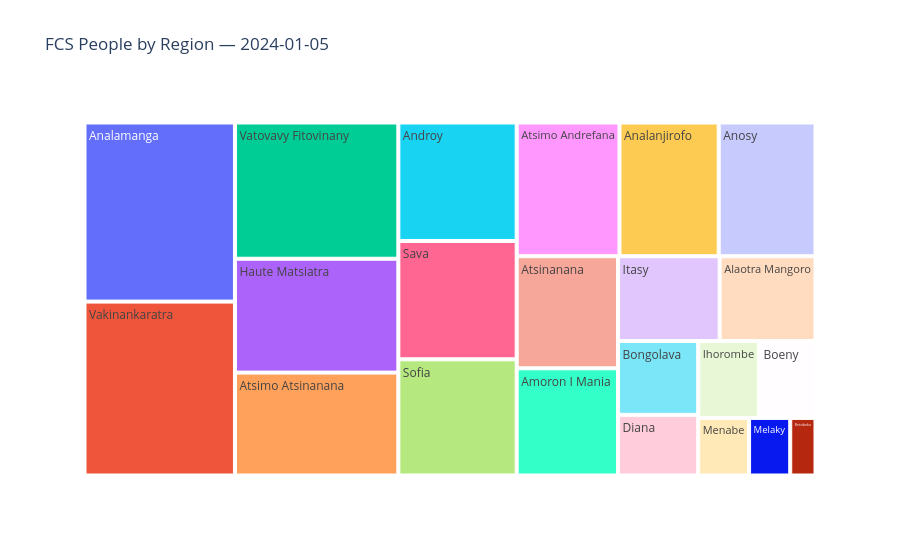

The cell this chart's notebook holds for it:
### Code cell
def visualize_treemap_snapshot(df, date, region_col, value_col, title):
    """
    Create treemap showing regional distribution at a specific date
    Input: df (dataframe), date (str), region_col (str), value_col (str), title (str)
    Output: Plotly figure
    """
    df_date = df[df["date"] == date]
    fig = px.treemap(df_date, path=[region_col], values=value_col, title=title)
    return fig

date = "2024-01-05"
fig = visualize_treemap_snapshot(
    grouped,
    date=date,
    region_col="adminone",
    value_col="fcs people",
    title=f"FCS People by Region — {date}")

fig.show()

### Figure 1 — Plotly figure (JSON) as saved in the notebook; plotly's stock layout.template omitted (floating-point values rounded to 4 significant figures)
{"data": [{"branchvalues": "total", "domain": {"x": [0, 1], "y": [0, 1]}, "hovertemplate": "labels=%{label}<br>fcs people=%{value}<br>parent=%{parent}<br>id=%{id}<extra></extra>", "ids": ["Alaotra Mangoro", "Amoron I Mania", "Analamanga", "Analanjirofo", "Androy", "Anosy", "Atsimo Andrefana", "Atsimo Atsinanana", "Atsinanana", "Betsiboka", "Boeny", "Bongolava", "Diana", "Haute Matsiatra", "Ihorombe", "Itasy", "Melaky", "Menabe", "Sava", "Sofia", "Vakinankaratra", "Vatovavy Fitovinany"], "labels": ["Alaotra Mangoro", "Amoron I Mania", "Analamanga", "Analanjirofo", "Androy", "Anosy", "Atsimo Andrefana", "Atsimo Atsinanana", "Atsinanana", "Betsiboka", "Boeny", "Bongolava", "Diana", "Haute Matsiatra", "Ihorombe", "Itasy", "Melaky", "Menabe", "Sava", "Sofia", "Vakinankaratra", "Vatovavy Fitovinany"], "name": "", "parents": ["", "", "", "", "", "", "", "", "", "", "", "", "", "", "", "", "", "", "", "", "", ""], "type": "treemap", "values": [276932, 370321, 918120, 452111, 477780, 441013, 468460, 572963, 387158, 49604, 148178, 201677, 165644, 633920, 159187, 293485, 80749, 99807, 477003, 468533, 891656, 758607]}], "layout": {"legend": {"tracegroupgap": 0}, "title": {"text": "FCS People by Region — 2024-01-05"}}}
